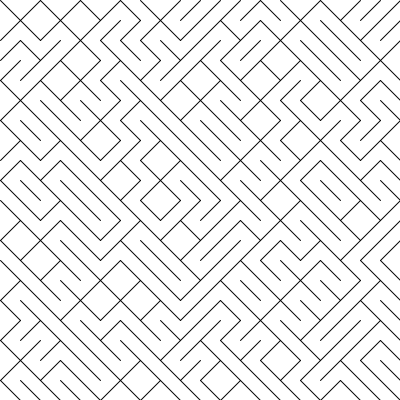
Frame 1 (no input)
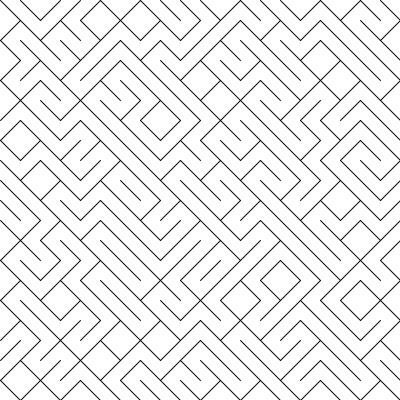
Frame 2 (the mouse pressed at the canvas centre, redrawn once)

The Processing sketch that drew these frames (run headless with seeded random() and noise(); the mouse was pressed at the canvas centre and the sketch redrawn once):

// Processing sketch: Esercizio_1
// ── Esercizio_1.pde
void setup() {
  size(400, 400);
}

void draw() {
  background(255);
  for (float y = 0; y < height; y += 20) {
    for (float x = 0; x < width; x += 20) {
      if (random(1.2) > 0.5) {
        line(x, y, x + 20, y + 20);
      } else {
        line(x, y + 20, x + 20, y);
      }
    }
  }
  noLoop();
}
